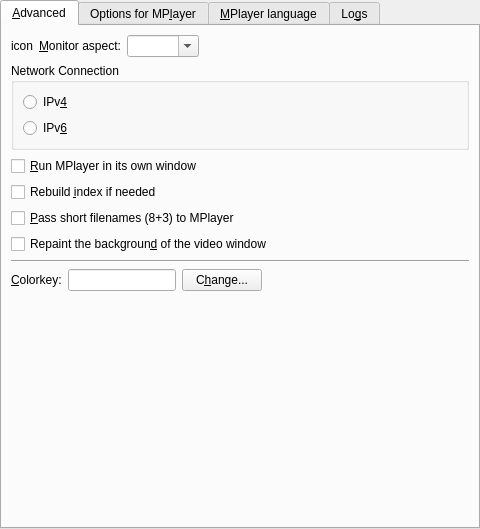
<ui version="4.0" >
 <class>PrefAdvanced</class>
 <widget class="QWidget" name="PrefAdvanced" >
  <property name="geometry" >
   <rect>
    <x>0</x>
    <y>0</y>
    <width>480</width>
    <height>529</height>
   </rect>
  </property>
  <layout class="QVBoxLayout" >
   <property name="margin" >
    <number>0</number>
   </property>
   <property name="spacing" >
    <number>6</number>
   </property>
   <item>
    <widget class="QTabWidget" name="advanced_tab" >
     <property name="currentIndex" >
      <number>0</number>
     </property>
     <widget class="QWidget" name="tab1" >
      <attribute name="title" >
       <string>&amp;Advanced</string>
      </attribute>
      <layout class="QVBoxLayout" >
       <property name="margin" >
        <number>9</number>
       </property>
       <property name="spacing" >
        <number>6</number>
       </property>
       <item>
        <layout class="QHBoxLayout" >
         <property name="margin" >
          <number>0</number>
         </property>
         <property name="spacing" >
          <number>6</number>
         </property>
         <item>
          <widget class="QLabel" name="monitor_aspect_icon" >
           <property name="text" >
            <string>icon</string>
           </property>
           <property name="wordWrap" >
            <bool>false</bool>
           </property>
          </widget>
         </item>
         <item>
          <widget class="QLabel" name="textLabel1_8" >
           <property name="text" >
            <string>&amp;Monitor aspect:</string>
           </property>
           <property name="wordWrap" >
            <bool>false</bool>
           </property>
           <property name="buddy" >
            <cstring>monitoraspect_combo</cstring>
           </property>
          </widget>
         </item>
         <item>
          <widget class="MyComboBox" name="monitoraspect_combo" >
           <property name="sizePolicy" >
            <sizepolicy>
             <hsizetype>5</hsizetype>
             <vsizetype>0</vsizetype>
             <horstretch>0</horstretch>
             <verstretch>0</verstretch>
            </sizepolicy>
           </property>
           <property name="editable" >
            <bool>true</bool>
           </property>
          </widget>
         </item>
         <item>
          <spacer>
           <property name="orientation" >
            <enum>Qt::Horizontal</enum>
           </property>
           <property name="sizeType" >
            <enum>QSizePolicy::Expanding</enum>
           </property>
           <property name="sizeHint" >
            <size>
             <width>190</width>
             <height>21</height>
            </size>
           </property>
          </spacer>
         </item>
        </layout>
       </item>
       <item>
        <widget class="QGroupBox" name="internet_connection_groupbox" >
         <property name="title" >
          <string>Network Connection</string>
         </property>
         <layout class="QVBoxLayout" >
          <property name="margin" >
           <number>9</number>
          </property>
          <property name="spacing" >
           <number>6</number>
          </property>
          <item>
           <widget class="QRadioButton" name="ipv4_button" >
            <property name="text" >
             <string>IPv&amp;4</string>
            </property>
           </widget>
          </item>
          <item>
           <widget class="QRadioButton" name="ipv6_button" >
            <property name="text" >
             <string>IPv&amp;6</string>
            </property>
           </widget>
          </item>
         </layout>
        </widget>
       </item>
       <item>
        <widget class="QCheckBox" name="mplayer_use_window_check" >
         <property name="text" >
          <string>&amp;Run MPlayer in its own window</string>
         </property>
        </widget>
       </item>
       <item>
        <widget class="QCheckBox" name="idx_check" >
         <property name="text" >
          <string>Rebuild &amp;index if needed</string>
         </property>
        </widget>
       </item>
       <item>
        <widget class="QCheckBox" name="shortnames_check" >
         <property name="text" >
          <string>&amp;Pass short filenames (8+3) to MPlayer</string>
         </property>
        </widget>
       </item>
       <item>
        <widget class="QCheckBox" name="clear_background_check" >
         <property name="text" >
          <string>Repaint the backgroun&amp;d of the video window</string>
         </property>
        </widget>
       </item>
       <item>
        <widget class="Line" name="line" >
         <property name="orientation" >
          <enum>Qt::Horizontal</enum>
         </property>
        </widget>
       </item>
       <item>
        <layout class="QHBoxLayout" >
         <property name="margin" >
          <number>0</number>
         </property>
         <property name="spacing" >
          <number>6</number>
         </property>
         <item>
          <widget class="QLabel" name="colorkey_label" >
           <property name="text" >
            <string>&amp;Colorkey:</string>
           </property>
           <property name="wordWrap" >
            <bool>false</bool>
           </property>
           <property name="buddy" >
            <cstring>colorkey_view</cstring>
           </property>
          </widget>
         </item>
         <item>
          <widget class="QLineEdit" name="colorkey_view" >
           <property name="sizePolicy" >
            <sizepolicy>
             <hsizetype>1</hsizetype>
             <vsizetype>0</vsizetype>
             <horstretch>0</horstretch>
             <verstretch>0</verstretch>
            </sizepolicy>
           </property>
          </widget>
         </item>
         <item>
          <widget class="QPushButton" name="changeButton" >
           <property name="text" >
            <string>C&amp;hange...</string>
           </property>
          </widget>
         </item>
         <item>
          <spacer>
           <property name="orientation" >
            <enum>Qt::Horizontal</enum>
           </property>
           <property name="sizeType" >
            <enum>QSizePolicy::Expanding</enum>
           </property>
           <property name="sizeHint" >
            <size>
             <width>131</width>
             <height>21</height>
            </size>
           </property>
          </spacer>
         </item>
        </layout>
       </item>
       <item>
        <spacer>
         <property name="orientation" >
          <enum>Qt::Vertical</enum>
         </property>
         <property name="sizeType" >
          <enum>QSizePolicy::Expanding</enum>
         </property>
         <property name="sizeHint" >
          <size>
           <width>20</width>
           <height>20</height>
          </size>
         </property>
        </spacer>
       </item>
      </layout>
     </widget>
     <widget class="QWidget" name="tab2" >
      <attribute name="title" >
       <string>Options for MP&amp;layer</string>
      </attribute>
      <layout class="QVBoxLayout" >
       <property name="margin" >
        <number>9</number>
       </property>
       <property name="spacing" >
        <number>6</number>
       </property>
       <item>
        <widget class="QLabel" name="textLabel3_2" >
         <property name="text" >
          <string>Here you can pass extra options to MPlayer.
Write them separated by spaces.
Example: -flip -nosound</string>
         </property>
         <property name="alignment" >
          <set>Qt::AlignVCenter</set>
         </property>
         <property name="wordWrap" >
          <bool>false</bool>
         </property>
        </widget>
       </item>
       <item>
        <layout class="QHBoxLayout" >
         <property name="margin" >
          <number>0</number>
         </property>
         <property name="spacing" >
          <number>6</number>
         </property>
         <item>
          <widget class="QLabel" name="textLabel1_3" >
           <property name="text" >
            <string>&amp;Options:</string>
           </property>
           <property name="wordWrap" >
            <bool>false</bool>
           </property>
           <property name="buddy" >
            <cstring>mplayer_args_edit</cstring>
           </property>
          </widget>
         </item>
         <item>
          <widget class="QLineEdit" name="mplayer_args_edit" />
         </item>
        </layout>
       </item>
       <item>
        <widget class="Line" name="line2" >
         <property name="sizePolicy" >
          <sizepolicy>
           <hsizetype>7</hsizetype>
           <vsizetype>0</vsizetype>
           <horstretch>0</horstretch>
           <verstretch>0</verstretch>
          </sizepolicy>
         </property>
         <property name="frameShape" >
          <enum>QFrame::HLine</enum>
         </property>
         <property name="frameShadow" >
          <enum>QFrame::Sunken</enum>
         </property>
         <property name="orientation" >
          <enum>Qt::Horizontal</enum>
         </property>
        </widget>
       </item>
       <item>
        <widget class="QLabel" name="textLabel4_2" >
         <property name="text" >
          <string>You can also pass additional video filters.
Separate them with ",". Do not use spaces!
Example: scale=512:-2,eq2=1.1</string>
         </property>
         <property name="alignment" >
          <set>Qt::AlignVCenter</set>
         </property>
         <property name="wordWrap" >
          <bool>false</bool>
         </property>
        </widget>
       </item>
       <item>
        <layout class="QHBoxLayout" >
         <property name="margin" >
          <number>0</number>
         </property>
         <property name="spacing" >
          <number>6</number>
         </property>
         <item>
          <widget class="QLabel" name="textLabel2_3" >
           <property name="text" >
            <string>V&amp;ideo filters:</string>
           </property>
           <property name="wordWrap" >
            <bool>false</bool>
           </property>
           <property name="buddy" >
            <cstring>mplayer_vfilters_edit</cstring>
           </property>
          </widget>
         </item>
         <item>
          <widget class="QLineEdit" name="mplayer_vfilters_edit" />
         </item>
        </layout>
       </item>
       <item>
        <widget class="Line" name="line3" >
         <property name="sizePolicy" >
          <sizepolicy>
           <hsizetype>7</hsizetype>
           <vsizetype>0</vsizetype>
           <horstretch>0</horstretch>
           <verstretch>0</verstretch>
          </sizepolicy>
         </property>
         <property name="frameShape" >
          <enum>QFrame::HLine</enum>
         </property>
         <property name="frameShadow" >
          <enum>QFrame::Sunken</enum>
         </property>
         <property name="orientation" >
          <enum>Qt::Horizontal</enum>
         </property>
        </widget>
       </item>
       <item>
        <widget class="QLabel" name="textLabel5_2" >
         <property name="text" >
          <string>And finally audio filters. Same rule as for video filters.
Example: resample=44100:0:0,volnorm</string>
         </property>
         <property name="alignment" >
          <set>Qt::AlignVCenter</set>
         </property>
         <property name="wordWrap" >
          <bool>false</bool>
         </property>
        </widget>
       </item>
       <item>
        <layout class="QHBoxLayout" >
         <property name="margin" >
          <number>0</number>
         </property>
         <property name="spacing" >
          <number>6</number>
         </property>
         <item>
          <widget class="QLabel" name="textLabel3_3" >
           <property name="text" >
            <string>Audio &amp;filters:</string>
           </property>
           <property name="wordWrap" >
            <bool>false</bool>
           </property>
           <property name="buddy" >
            <cstring>mplayer_afilters_edit</cstring>
           </property>
          </widget>
         </item>
         <item>
          <widget class="QLineEdit" name="mplayer_afilters_edit" />
         </item>
        </layout>
       </item>
       <item>
        <spacer>
         <property name="orientation" >
          <enum>Qt::Vertical</enum>
         </property>
         <property name="sizeHint" >
          <size>
           <width>20</width>
           <height>40</height>
          </size>
         </property>
        </spacer>
       </item>
      </layout>
     </widget>
     <widget class="QWidget" name="tab3" >
      <attribute name="title" >
       <string>&amp;MPlayer language</string>
      </attribute>
      <layout class="QGridLayout" >
       <property name="margin" >
        <number>6</number>
       </property>
       <property name="spacing" >
        <number>6</number>
       </property>
       <item row="0" column="0" colspan="2" >
        <widget class="QLabel" name="textLabel1_4" >
         <property name="text" >
          <string>SMPlayer needs to read and parse the output of MPlayer and sometimes it relies on English text. If you are using a MPlayer translated into another language, then you need to change the texts that SMPlayer looks for. (Technically you should enter regular expressions)&lt;br>&lt;br>
The drop-down lists may provide already made regular expression for several languages.</string>
         </property>
         <property name="alignment" >
          <set>Qt::AlignVCenter</set>
         </property>
         <property name="wordWrap" >
          <bool>true</bool>
         </property>
        </widget>
       </item>
       <item row="1" column="0" >
        <widget class="QLabel" name="textLabel2_12" >
         <property name="text" >
          <string>&amp;End of file:</string>
         </property>
         <property name="wordWrap" >
          <bool>false</bool>
         </property>
         <property name="buddy" >
          <cstring>endoffile_combo</cstring>
         </property>
        </widget>
       </item>
       <item row="2" column="0" >
        <widget class="QLabel" name="textLabel3_6" >
         <property name="text" >
          <string>&amp;No video:</string>
         </property>
         <property name="wordWrap" >
          <bool>false</bool>
         </property>
         <property name="buddy" >
          <cstring>novideo_combo</cstring>
         </property>
        </widget>
       </item>
       <item row="3" column="1" >
        <spacer>
         <property name="orientation" >
          <enum>Qt::Vertical</enum>
         </property>
         <property name="sizeType" >
          <enum>QSizePolicy::Expanding</enum>
         </property>
         <property name="sizeHint" >
          <size>
           <width>20</width>
           <height>20</height>
          </size>
         </property>
        </spacer>
       </item>
       <item row="1" column="1" >
        <widget class="MyComboBox" name="endoffile_combo" >
         <property name="sizePolicy" >
          <sizepolicy>
           <hsizetype>7</hsizetype>
           <vsizetype>0</vsizetype>
           <horstretch>0</horstretch>
           <verstretch>0</verstretch>
          </sizepolicy>
         </property>
         <property name="editable" >
          <bool>true</bool>
         </property>
        </widget>
       </item>
       <item row="2" column="1" >
        <widget class="MyComboBox" name="novideo_combo" >
         <property name="sizePolicy" >
          <sizepolicy>
           <hsizetype>7</hsizetype>
           <vsizetype>0</vsizetype>
           <horstretch>0</horstretch>
           <verstretch>0</verstretch>
          </sizepolicy>
         </property>
         <property name="editable" >
          <bool>true</bool>
         </property>
        </widget>
       </item>
      </layout>
     </widget>
     <widget class="QWidget" name="tab4" >
      <attribute name="title" >
       <string>Lo&amp;gs</string>
      </attribute>
      <layout class="QVBoxLayout" >
       <property name="margin" >
        <number>9</number>
       </property>
       <property name="spacing" >
        <number>6</number>
       </property>
       <item>
        <widget class="QCheckBox" name="log_smplayer_check" >
         <property name="text" >
          <string>Log &amp;SMPlayer output</string>
         </property>
        </widget>
       </item>
       <item>
        <widget class="QCheckBox" name="log_mplayer_check" >
         <property name="text" >
          <string>Log MPlayer &amp;output</string>
         </property>
        </widget>
       </item>
       <item>
        <widget class="QCheckBox" name="log_mplayer_save_check" >
         <property name="text" >
          <string>A&amp;utosave MPlayer log to file</string>
         </property>
        </widget>
       </item>
       <item>
        <widget class="QLineEdit" name="log_mplayer_save_name" >
         <property name="enabled" >
          <bool>false</bool>
         </property>
        </widget>
       </item>
       <item>
        <widget class="Line" name="line8_2" >
         <property name="sizePolicy" >
          <sizepolicy>
           <hsizetype>7</hsizetype>
           <vsizetype>0</vsizetype>
           <horstretch>0</horstretch>
           <verstretch>0</verstretch>
          </sizepolicy>
         </property>
         <property name="frameShape" >
          <enum>QFrame::HLine</enum>
         </property>
         <property name="frameShadow" >
          <enum>QFrame::Sunken</enum>
         </property>
         <property name="orientation" >
          <enum>Qt::Horizontal</enum>
         </property>
        </widget>
       </item>
       <item>
        <widget class="QLabel" name="textLabel1_17" >
         <property name="text" >
          <string>This option is mainly intended for debugging the application.</string>
         </property>
         <property name="wordWrap" >
          <bool>false</bool>
         </property>
        </widget>
       </item>
       <item>
        <widget class="QLabel" name="textLabel2_10" >
         <property name="text" >
          <string>&amp;Filter for SMPlayer logs:</string>
         </property>
         <property name="wordWrap" >
          <bool>false</bool>
         </property>
         <property name="buddy" >
          <cstring>log_filter_edit</cstring>
         </property>
        </widget>
       </item>
       <item>
        <widget class="QLineEdit" name="log_filter_edit" />
       </item>
       <item>
        <spacer>
         <property name="orientation" >
          <enum>Qt::Vertical</enum>
         </property>
         <property name="sizeHint" >
          <size>
           <width>20</width>
           <height>40</height>
          </size>
         </property>
        </spacer>
       </item>
      </layout>
     </widget>
    </widget>
   </item>
  </layout>
 </widget>
 <customwidgets>
  <customwidget>
   <class>MyComboBox</class>
   <extends>QComboBox</extends>
   <header>mycombobox.h</header>
  </customwidget>
 </customwidgets>
 <tabstops>
  <tabstop>advanced_tab</tabstop>
  <tabstop>monitoraspect_combo</tabstop>
  <tabstop>ipv4_button</tabstop>
  <tabstop>ipv6_button</tabstop>
  <tabstop>mplayer_use_window_check</tabstop>
  <tabstop>idx_check</tabstop>
  <tabstop>shortnames_check</tabstop>
  <tabstop>clear_background_check</tabstop>
  <tabstop>colorkey_view</tabstop>
  <tabstop>changeButton</tabstop>
  <tabstop>mplayer_args_edit</tabstop>
  <tabstop>mplayer_vfilters_edit</tabstop>
  <tabstop>mplayer_afilters_edit</tabstop>
  <tabstop>endoffile_combo</tabstop>
  <tabstop>novideo_combo</tabstop>
  <tabstop>log_smplayer_check</tabstop>
  <tabstop>log_mplayer_check</tabstop>
  <tabstop>log_mplayer_save_check</tabstop>
  <tabstop>log_mplayer_save_name</tabstop>
  <tabstop>log_filter_edit</tabstop>
 </tabstops>
 <resources/>
 <connections>
  <connection>
   <sender>log_mplayer_save_check</sender>
   <signal>toggled(bool)</signal>
   <receiver>log_mplayer_save_name</receiver>
   <slot>setEnabled(bool)</slot>
   <hints>
    <hint type="sourcelabel" >
     <x>249</x>
     <y>180</y>
    </hint>
    <hint type="destinationlabel" >
     <x>249</x>
     <y>212</y>
    </hint>
   </hints>
  </connection>
 </connections>
</ui>
